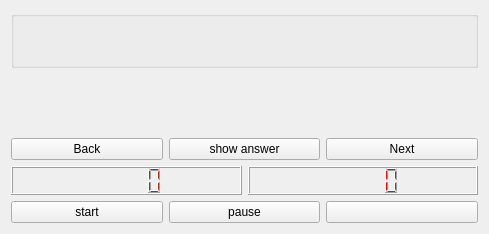
<?xml version="1.0" encoding="UTF-8"?>
<ui version="4.0">
 <class>card</class>
 <widget class="QDialog" name="card">
  <property name="geometry">
   <rect>
    <x>0</x>
    <y>0</y>
    <width>489</width>
    <height>234</height>
   </rect>
  </property>
  <property name="windowTitle">
   <string>Dialog</string>
  </property>
  <property name="whatsThis">
   <string>&lt;html&gt;&lt;head/&gt;&lt;body&gt;&lt;p align=&quot;center&quot;&gt;CARD&lt;/p&gt;&lt;/body&gt;&lt;/html&gt;</string>
  </property>
  <property name="styleSheet">
   <string notr="true"/>
  </property>
  <layout class="QVBoxLayout" name="verticalLayout_3">
   <item>
    <widget class="QGroupBox" name="groupBox">
     <property name="styleSheet">
      <string notr="true"/>
     </property>
     <property name="title">
      <string/>
     </property>
     <layout class="QVBoxLayout" name="verticalLayout">
      <item>
       <layout class="QHBoxLayout" name="horizontalLayout_5">
        <item>
         <widget class="QPushButton" name="font">
          <property name="styleSheet">
           <string notr="true">image: url(:/icon_pic/text.png);
</string>
          </property>
          <property name="text">
           <string/>
          </property>
          <property name="icon">
           <iconset resource="icons.qrc">
            <normaloff>:/icon_pic/text.png</normaloff>:/icon_pic/text.png</iconset>
          </property>
          <property name="flat">
           <bool>true</bool>
          </property>
         </widget>
        </item>
        <item>
         <widget class="QPushButton" name="background_color2">
          <property name="styleSheet">
           <string notr="true">image: url(:/icon_pic/theme.png);</string>
          </property>
          <property name="text">
           <string/>
          </property>
          <property name="flat">
           <bool>true</bool>
          </property>
         </widget>
        </item>
        <item>
         <widget class="QPushButton" name="background_color">
          <property name="styleSheet">
           <string notr="true">image: url(:/icon_pic/color.png);</string>
          </property>
          <property name="text">
           <string/>
          </property>
          <property name="flat">
           <bool>true</bool>
          </property>
         </widget>
        </item>
        <item>
         <widget class="QPushButton" name="textcolor">
          <property name="styleSheet">
           <string notr="true">image: url(:/icon_pic/pantone.png);</string>
          </property>
          <property name="text">
           <string/>
          </property>
          <property name="flat">
           <bool>true</bool>
          </property>
         </widget>
        </item>
       </layout>
      </item>
     </layout>
    </widget>
   </item>
   <item>
    <layout class="QVBoxLayout" name="verticalLayout_4">
     <item>
      <widget class="QLabel" name="label_2">
       <property name="styleSheet">
        <string notr="true"/>
       </property>
       <property name="text">
        <string/>
       </property>
      </widget>
     </item>
     <item>
      <widget class="QLabel" name="label">
       <property name="styleSheet">
        <string notr="true"/>
       </property>
       <property name="text">
        <string/>
       </property>
      </widget>
     </item>
    </layout>
   </item>
   <item>
    <layout class="QHBoxLayout" name="horizontalLayout_4">
     <item>
      <widget class="QPushButton" name="pushButton_2">
       <property name="text">
        <string>Back</string>
       </property>
      </widget>
     </item>
     <item>
      <widget class="QPushButton" name="pushButton_3">
       <property name="text">
        <string>show answer</string>
       </property>
      </widget>
     </item>
     <item>
      <widget class="QPushButton" name="pushButton">
       <property name="text">
        <string>Next</string>
       </property>
      </widget>
     </item>
    </layout>
   </item>
   <item>
    <layout class="QVBoxLayout" name="verticalLayout_2">
     <item>
      <layout class="QHBoxLayout" name="horizontalLayout_2">
       <item>
        <widget class="QLCDNumber" name="minutes">
         <property name="styleSheet">
          <string notr="true">color:rgb(170, 43, 20)</string>
         </property>
        </widget>
       </item>
       <item>
        <widget class="QLCDNumber" name="seconds">
         <property name="styleSheet">
          <string notr="true">color: rgb(255, 0, 0);</string>
         </property>
        </widget>
       </item>
      </layout>
     </item>
     <item>
      <layout class="QHBoxLayout" name="horizontalLayout">
       <item>
        <widget class="QPushButton" name="start">
         <property name="text">
          <string>start</string>
         </property>
        </widget>
       </item>
       <item>
        <widget class="QPushButton" name="pause">
         <property name="text">
          <string>pause</string>
         </property>
        </widget>
       </item>
       <item>
        <widget class="QPushButton" name="stop">
         <property name="styleSheet">
          <string notr="true">image: url(:/icon_pic/reset.png);</string>
         </property>
         <property name="text">
          <string/>
         </property>
        </widget>
       </item>
      </layout>
     </item>
    </layout>
   </item>
  </layout>
 </widget>
 <resources>
  <include location="icons.qrc"/>
 </resources>
 <connections/>
</ui>
